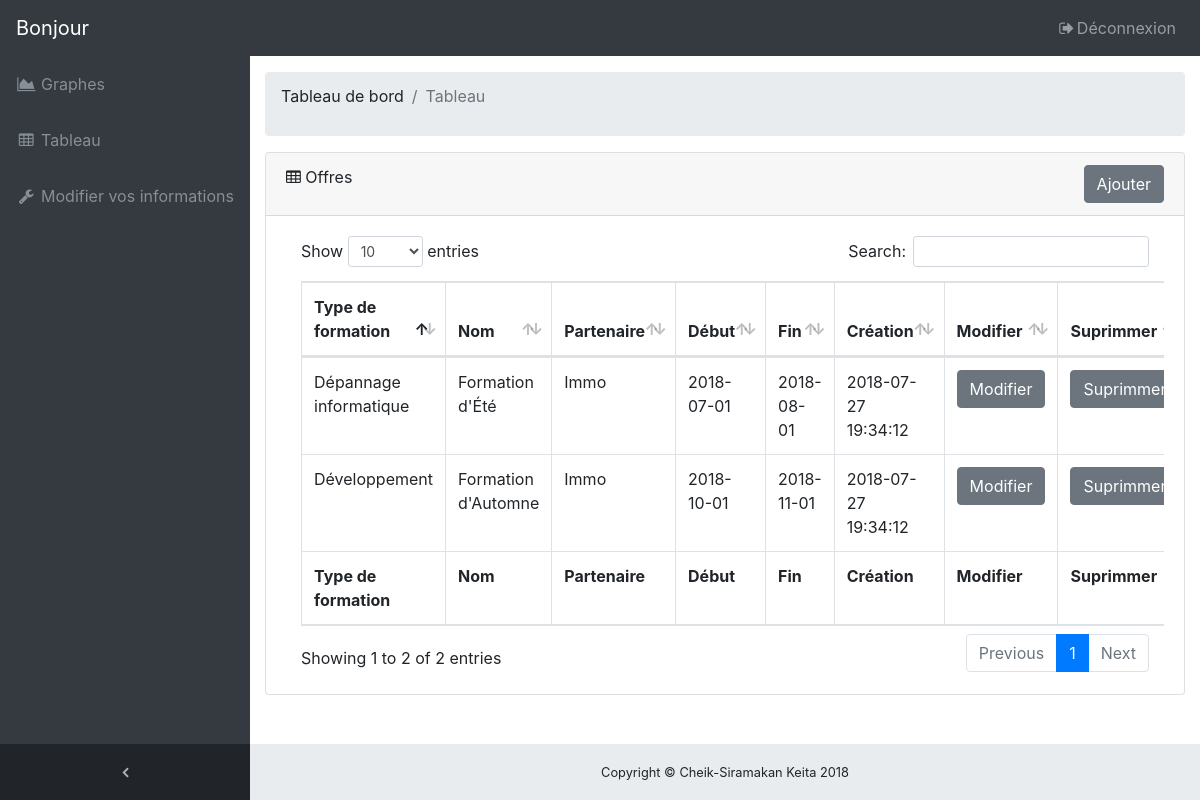
The app's page /controller/partenairetableauoffre.php (signed in) with its own data.
### tables this page shows
CREATE TABLE offre(
	offre_id			INT(11) NOT NULL AUTO_INCREMENT,
	partenaire_id		INT(11) NOT NULL,
	formation_id		INT(11) NOT NULL,
	offre_nom			VARCHAR(50) NOT NULL,
	offre_description 	TEXT NOT NULL,
	offre_debut			DATE NOT NULL,
	offre_fin			DATE NOT NULL,
	offre_creation		DATETIME NOT NULL,
	PRIMARY KEY(offre_id),
	CONSTRAINT FK_offre_partenaire_id FOREIGN KEY (partenaire_id) REFERENCES partenaire(partenaire_id),
	CONSTRAINT FK_offre_formation_id FOREIGN KEY (formation_id) REFERENCES formation(formation_id),
	UNIQUE(offre_id)
);

CREATE TABLE formation(
	formation_id 			INT(11) NOT NULL AUTO_INCREMENT,
	formation_nom			VARCHAR(50) NOT NULL,
	formation_creation		DATETIME NOT NULL,
	PRIMARY KEY (formation_id),
	UNIQUE (formation_id, formation_nom)
);

CREATE TABLE partenaire(
	partenaire_id 					INT(11) NOT NULL AUTO_INCREMENT,
	partenaire_siret				VARCHAR(9) NOT NULL,
	partenaire_nom 					VARCHAR(50) NOT NULL,
	partenaire_mot_de_passe_hash 	CHAR(64) NOT NULL,
	partenaire_telephone 			VARCHAR(10) NOT NULL,
	partenaire_email				VARCHAR(50) NOT NULL,
	partenaire_adresse				VARCHAR(38) NOT NULL,
	partenaire_ville				VARCHAR(32) NOT NULL,
	partenaire_code_postal			VARCHAR(5) NOT NULL,
	partenaire_derniere_connexion 	DATETIME NOT NULL,
	partenaire_creation				DATETIME NOT NULL,
	PRIMARY KEY (partenaire_id, partenaire_siret),
	UNIQUE (partenaire_id, partenaire_siret, partenaire_mot_de_passe_hash, partenaire_telephone, partenaire_email)
);

### dao/class/offreDAO.php (called while the page is built, shortened)
<?php
class OffreDAO implements OffreInterface{
	public function listerParPartenaire($partenaire_id){
		$connect 	= new Connect();
		$connexion 	= $connect->connexion();
		$requete = $connexion->prepare("SELECT offre.offre_id, formation.formation_id, partenaire.partenaire_nom, formation.formation_nom,
										     offre_nom, offre.offre_description, offre_debut, offre_fin, offre_creation
										    FROM offre JOIN partenaire ON offre.partenaire_id = partenaire.partenaire_id
										    		   JOIN formation ON offre.formation_id = formation.formation_id WHERE partenaire.partenaire_id = ? ");
		$requete->execute(array($partenaire_id));
		return 		$requete;
	}
}
?>

### controller/partenairetableauoffre.php (the view, shortened to what this page needs)
<?php
require_once('dao/classes/offreDAO.php');
$url = "http://localhost:8000/ppe2/";
$offreDAO = new OffreDAO();
$offre = $offreDAO->listerParPartenaire($_SESSION['partenaire_id']);
?>
<!DOCTYPE html>
<html lang="FR">
  <head>
    <link href="/ressources/vendor/bootstrap/css/bootstrap.min.css " rel="stylesheet">
    <link href="/ressources/vendor/font-awesome/css/font-awesome.min.css" rel="stylesheet" type="text/css">
    <link href="/ressources/vendor/datatables/dataTables.bootstrap4.css"  rel="stylesheet">
    <link href="/ressources/css/sb-admin.css"  rel="stylesheet">
  </head>
  <body class="fixed-nav sticky-footer bg-dark" id="page-top">
    <nav class="navbar navbar-expand-lg navbar-dark bg-dark fixed-top" id="mainNav">
      <a class="navbar-brand" href="<?= $url ?>">Bonjour <?= $_SESSION["partenaire_nom"] ?></a>
      <div class="collapse navbar-collapse" id="navbarResponsive">
        <ul class="navbar-nav navbar-sidenav" id="exampleAccordion">
          <li class="nav-item" data-toggle="tooltip" data-placement="right" title="Charts">
            <a class="nav-link" href="<?= $url."partenaire/profil" ?>">
              <i class="fa fa-fw fa-area-chart"></i>
              <span class="nav-link-text">Graphes</span>
            </a>
          </li>
          <li class="nav-item" data-toggle="tooltip" data-placement="right" title="Tableaux">
            <a class="nav-link" href="<?= $url."partenaire/offre" ?>">
              <i class="fa fa-fw fa-table"></i>
              <span class="nav-link-text">Tableau</span>
            </a>
          </li>
          <li class="nav-item" data-toggle="tooltip" data-placement="right" title="Tableaux">
            <a class="nav-link" href="<?= $url."partenaire/modifier-mes-informations" ?>">
              <i class="fa fa-fw fa-wrench"></i>
                <span class="nav-link-text">Modifier vos informations</span>
            </a>
          </li>
        </ul>
        <ul class="navbar-nav sidenav-toggler">
          <li class="nav-item">
            <a class="nav-link text-center" id="sidenavToggler">
              <i class="fa fa-fw fa-angle-left"></i>
            </a>
          </li>
        </ul>
        <ul class="navbar-nav ml-auto">
          <li class="nav-item">
            <a class="nav-link" data-toggle="modal" data-target="#exampleModal">
              <i class="fa fa-fw fa-sign-out"></i>Déconnexion</a>
          </li>
        </ul>
      </div>
    </nav>
    <div class="content-wrapper">
      <div class="container-fluid">
        <ol class="breadcrumb">
          <li class="breadcrumb-item">
            <p>Tableau de bord</p>
          </li>
          <li class="breadcrumb-item active">Tableau</li>
        </ol>
        <div class="card mb-3">
          <div class="card-header">
            <i class="fa fa-table"></i> Offres <input class="btn btn-secondary my-2 my-sm-0 float-right" type="submit" name="modifier_administrateur" onclick="window.location.href='<?= $url."offre/ajout" ?>'" value="Ajouter"></div>
          <div class="card-body">
            <div class="table-responsive">
              <form method="POST">
                <table class="table table-bordered" id="dataTable" width="100%" cellspacing="0">
                  <thead>
                    <tr>
                      <th scope="col">Type de formation</th>
                      <th scope="col">Nom</th>
                      <th scope="col">Partenaire</th>
                      <th scope="col">Début</th>
                      <th scope="col">Fin</th>
                      <th scope="col">Création</th>
                      <th scope="col">Modifier</th>
                      <th scope="col">Suprimmer</th>
                    </tr>
                  </thead>
                  <tfoot>
                    <tr>
                      <th scope="col">Type de formation</th>
                      <th scope="col">Nom</th>
                      <th scope="col">Partenaire</th>
                      <th scope="col">Début</th>
                      <th scope="col">Fin</th>
                      <th scope="col">Création</th>
                      <th scope="col">Modifier</th>
                      <th scope="col">Suprimmer</th>
                    </tr>
                  </tfoot>
                  <tbody>
                  <?php
                    while($resultat = $offre->fetch()){
                      echo '<tr>';
                        echo '<td>'.$resultat["formation_nom"].'</td>';
                        echo '<td>'.$resultat["offre_nom"].'</td>';
                        echo '<td>'.$resultat["partenaire_nom"].'</td>';
                        echo '<td>'.$resultat["offre_debut"].'</td>';
                        echo '<td>'.$resultat["offre_fin"].'</td>';
                        echo '<td>'.$resultat["offre_creation"].'</td>';
                        echo '<form method="POST">';
                          echo '<td><input class="btn btn-secondary my-2 my-sm-0" type="submit" name="modifier" value="Modifier"></td>';
                          echo '<td><input class="btn btn-secondary my-2 my-sm-0" type="submit" name="suprimmer" value="Suprimmer"></td>';
                        echo '</form>';
                      echo '</tr>';
                    }
                  ?>
                  </tbody>
                </table>
              </form>
            </div>
          </div>
        </div>
      </div>
      <footer class="sticky-footer">
        <div class="container">
          <div class="text-center">
            <small>Copyright © Cheik-Siramakan Keita 2018</small>
          </div>
        </div>
      </footer>
    </div>
  </body>
</html>

### assets/css/sb-admin.css (style rules this page uses)
html { position: relative; min-height: 100%; }
body { overflow-x: hidden; }
body.sticky-footer { margin-bottom: 56px; }
body.sticky-footer .content-wrapper { min-height: calc(100vh - 56px - 56px); }
body.fixed-nav { padding-top: 56px; }
.content-wrapper { min-height: calc(100vh - 56px); padding-top: 1rem; }
#mainNav .navbar-collapse { overflow: auto; max-height: 75vh; }
#mainNav .navbar-collapse .navbar-nav .nav-item .nav-link { cursor: pointer; }
#mainNav .navbar-collapse .sidenav-toggler { display: none; }
@media (min-width: 992px) { #mainNav .navbar-brand { width: 250px; } }
@media (min-width: 992px) { #mainNav .navbar-collapse { overflow: visible; max-height: none; } }
@media (min-width: 992px) { #mainNav .navbar-collapse .navbar-sidenav { position: absolute; top: 0; left: 0; -webkit-flex-direction: column; -ms-flex-direction: column; flex-direction: column; margin-top: 56px; } }
@media (min-width: 992px) { #mainNav .navbar-collapse .navbar-sidenav > .nav-item { width: 250px; padding: 0; } }
@media (min-width: 992px) { #mainNav .navbar-collapse .navbar-sidenav > .nav-item > .nav-link { padding: 1em; } }
#mainNav.fixed-top .sidenav-toggler { display: none; }
@media (min-width: 992px) { #mainNav.fixed-top .navbar-sidenav { height: calc(100vh - 112px); } }
@media (min-width: 992px) { #mainNav.fixed-top .sidenav-toggler { position: absolute; top: 0; left: 0; display: flex; -webkit-flex-direction: column; -ms-flex-direction: column; flex-direction: column; margin-top: calc(100vh - 56px); } }
@media (min-width: 992px) { #mainNav.fixed-top .sidenav-toggler > .nav-item { width: 250px; padding: 0; } }
@media (min-width: 992px) { #mainNav.fixed-top .sidenav-toggler > .nav-item > .nav-link { padding: 1em; } }
#mainNav.fixed-top.navbar-dark .sidenav-toggler { background-color: #212529; }
#mainNav.fixed-top.navbar-dark .sidenav-toggler a i { color: #adb5bd; }
.content-wrapper { overflow-x: hidden; background: white; }
@media (min-width: 992px) { .content-wrapper { margin-left: 250px; } }
#sidenavToggler i { font-weight: 800; }
#mainNav.navbar-dark .navbar-collapse .navbar-sidenav > .nav-item > .nav-link { color: #868e96; }
@media (min-width: 992px) { #mainNav.navbar-dark .navbar-collapse .navbar-sidenav { background: #343a40; } }
footer.sticky-footer { position: absolute; right: 0; bottom: 0; width: 100%; height: 56px; background-color: #e9ecef; line-height: 55px; }
@media (min-width: 992px) { footer.sticky-footer { width: calc(100% - 250px); } }

### records on screen
offre: formation.formation_nom "Dépannage informatique", offre_nom "Formation d'Été", partenaire.partenaire_nom "Immo", offre_debut "2018-07-01", offre_fin "2018-08-01", offre_creation "2018-07-27 19:34:12"
offre: formation.formation_nom "Développement", offre_nom "Formation d'Automne", partenaire.partenaire_nom "Immo", offre_debut "2018-10-01", offre_fin "2018-11-01", offre_creation "2018-07-27 19:34:12"
